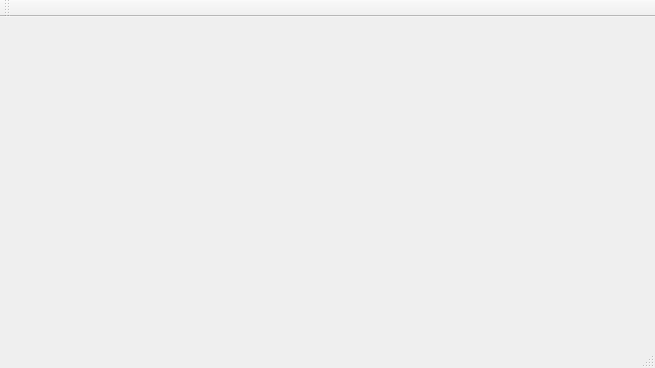
<?xml version="1.0" encoding="UTF-8"?>
<ui version="4.0">
 <class>MainWindow</class>
 <widget class="QMainWindow" name="MainWindow">
  <property name="geometry">
   <rect>
    <x>0</x>
    <y>0</y>
    <width>655</width>
    <height>368</height>
   </rect>
  </property>
  <property name="windowTitle">
   <string>MainWindow</string>
  </property>
  <widget class="QWidget" name="centralWidget"/>
  <widget class="QMenuBar" name="menuBar">
   <property name="geometry">
    <rect>
     <x>0</x>
     <y>0</y>
     <width>655</width>
     <height>26</height>
    </rect>
   </property>
  </widget>
  <widget class="QToolBar" name="mainToolBar">
   <attribute name="toolBarArea">
    <enum>TopToolBarArea</enum>
   </attribute>
   <attribute name="toolBarBreak">
    <bool>false</bool>
   </attribute>
  </widget>
  <widget class="QStatusBar" name="statusBar"/>
 </widget>
 <layoutdefault spacing="6" margin="11"/>
 <resources/>
 <connections/>
</ui>
